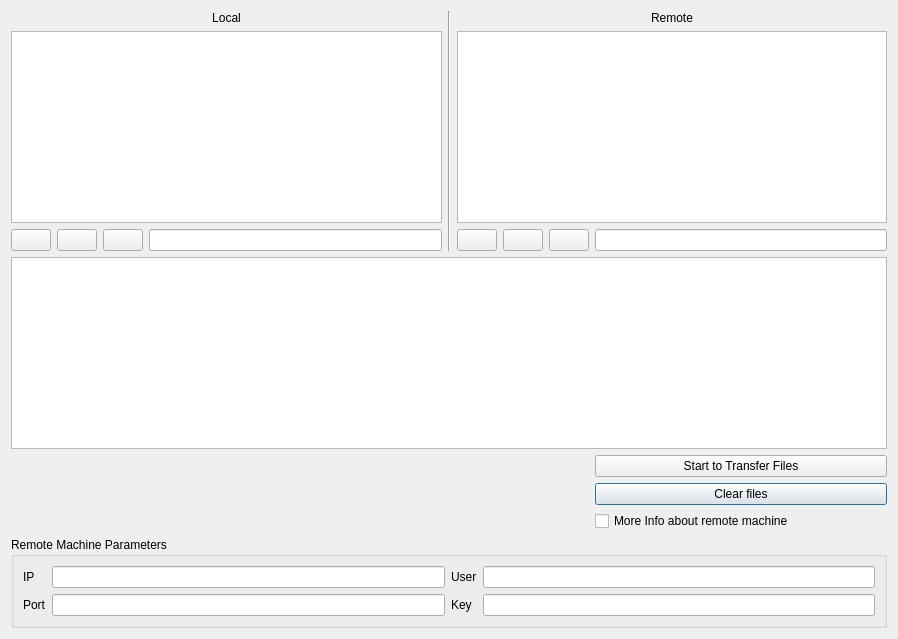
<?xml version="1.0" encoding="UTF-8"?>
<ui version="4.0">
 <class>DlgTransferFile</class>
 <widget class="QDialog" name="DlgTransferFile">
  <property name="geometry">
   <rect>
    <x>0</x>
    <y>0</y>
    <width>898</width>
    <height>639</height>
   </rect>
  </property>
  <property name="windowTitle">
   <string>Dialog</string>
  </property>
  <layout class="QGridLayout" name="gridLayout">
   <item row="5" column="8">
    <widget class="QPushButton" name="btn_clear_files">
     <property name="text">
      <string>Clear files</string>
     </property>
    </widget>
   </item>
   <item row="2" column="0">
    <widget class="QPushButton" name="btn_upload_file">
     <property name="text">
      <string/>
     </property>
     <property name="icon">
      <iconset theme=":/hub/upload">
       <normaloff>:/hub/upload.ico</normaloff>:/hub/upload.ico</iconset>
     </property>
    </widget>
   </item>
   <item row="1" column="5" colspan="4">
    <widget class="FileSystemTableWidget" name="remote_file_system"/>
   </item>
   <item row="2" column="5">
    <widget class="QPushButton" name="btn_download_file">
     <property name="text">
      <string/>
     </property>
     <property name="icon">
      <iconset theme=":/hub/download">
       <normaloff>:/hub/download.png</normaloff>:/hub/download.png</iconset>
     </property>
    </widget>
   </item>
   <item row="0" column="4" rowspan="3">
    <widget class="Line" name="line">
     <property name="orientation">
      <enum>Qt::Vertical</enum>
     </property>
    </widget>
   </item>
   <item row="2" column="8">
    <widget class="QLineEdit" name="le_remote"/>
   </item>
   <item row="2" column="1">
    <widget class="QPushButton" name="btn_local_back">
     <property name="text">
      <string/>
     </property>
     <property name="icon">
      <iconset>
       <normaloff>:/hub/back.png</normaloff>:/hub/back.png</iconset>
     </property>
    </widget>
   </item>
   <item row="2" column="3">
    <widget class="QLineEdit" name="le_local"/>
   </item>
   <item row="6" column="8">
    <widget class="QCheckBox" name="more_info">
     <property name="layoutDirection">
      <enum>Qt::LeftToRight</enum>
     </property>
     <property name="text">
      <string>More Info about remote machine</string>
     </property>
    </widget>
   </item>
   <item row="2" column="7">
    <widget class="QPushButton" name="btn_refresh_remote">
     <property name="text">
      <string/>
     </property>
     <property name="icon">
      <iconset>
       <normaloff>:/hub/refresh.png</normaloff>:/hub/refresh.png</iconset>
     </property>
    </widget>
   </item>
   <item row="3" column="0" colspan="9">
    <widget class="DropFileTableWidget" name="tw_transfer_file"/>
   </item>
   <item row="2" column="2">
    <widget class="QPushButton" name="btn_refresh_local">
     <property name="text">
      <string/>
     </property>
     <property name="icon">
      <iconset>
       <normaloff>:/hub/refresh.png</normaloff>:/hub/refresh.png</iconset>
     </property>
    </widget>
   </item>
   <item row="4" column="8">
    <widget class="QPushButton" name="btn_start_transfer">
     <property name="text">
      <string>Start to Transfer Files</string>
     </property>
    </widget>
   </item>
   <item row="0" column="0" colspan="4">
    <widget class="QLabel" name="lbl_local_files">
     <property name="text">
      <string>Local</string>
     </property>
     <property name="alignment">
      <set>Qt::AlignCenter</set>
     </property>
    </widget>
   </item>
   <item row="0" column="5" colspan="4">
    <widget class="QLabel" name="lbl_remote_files">
     <property name="text">
      <string>Remote</string>
     </property>
     <property name="alignment">
      <set>Qt::AlignCenter</set>
     </property>
    </widget>
   </item>
   <item row="8" column="0" colspan="9">
    <widget class="QGroupBox" name="groupBox">
     <property name="title">
      <string>Remote Machine Parameters</string>
     </property>
     <layout class="QGridLayout" name="gridLayout_2">
      <item row="0" column="0">
       <widget class="QLabel" name="label_3">
        <property name="text">
         <string>IP</string>
        </property>
       </widget>
      </item>
      <item row="0" column="1">
       <widget class="QLineEdit" name="remote_ip"/>
      </item>
      <item row="1" column="1">
       <widget class="QLineEdit" name="remote_port"/>
      </item>
      <item row="0" column="2">
       <widget class="QLabel" name="label_5">
        <property name="text">
         <string>User</string>
        </property>
       </widget>
      </item>
      <item row="1" column="0">
       <widget class="QLabel" name="label_4">
        <property name="text">
         <string>Port</string>
        </property>
       </widget>
      </item>
      <item row="0" column="3">
       <widget class="QLineEdit" name="remote_user"/>
      </item>
      <item row="1" column="3">
       <widget class="QLineEdit" name="remote_ssh_key_path"/>
      </item>
      <item row="1" column="2">
       <widget class="QLabel" name="label_7">
        <property name="text">
         <string>Key </string>
        </property>
       </widget>
      </item>
     </layout>
    </widget>
   </item>
   <item row="2" column="6">
    <widget class="QPushButton" name="btn_remote_back">
     <property name="text">
      <string/>
     </property>
     <property name="icon">
      <iconset>
       <normaloff>:/hub/back.png</normaloff>:/hub/back.png</iconset>
     </property>
    </widget>
   </item>
   <item row="1" column="0" colspan="4">
    <widget class="FileSystemTableWidget" name="local_file_system"/>
   </item>
  </layout>
 </widget>
 <customwidgets>
  <customwidget>
   <class>DropFileTableWidget</class>
   <extends>QTableWidget</extends>
   <header location="global">DlgTransferFile.h</header>
  </customwidget>
  <customwidget>
   <class>FileSystemTableWidget</class>
   <extends>QTableWidget</extends>
   <header location="global">DlgTransferFile.h</header>
  </customwidget>
 </customwidgets>
 <resources/>
 <connections/>
</ui>
